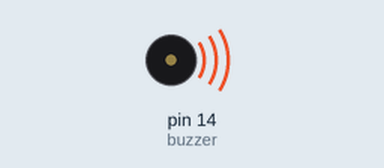
This sketch was run on a simulated Arduino Uno, built with avr-gcc and run on an emulated ATmega328P. Parts: buzzer (waves = sounding).

Above: at 0.5 s.
At 2.5 s:
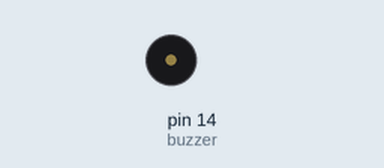
Timing chart, 0 to 5.2 s (numbered marks = the images above):
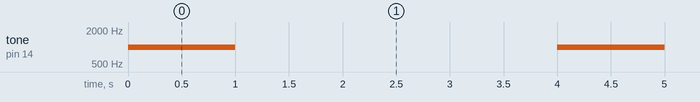

Measured:
- by itself, tone on pin 14 (buzzer): alternates 1000 Hz for 1.0 s and silent for 3.0 s

The sketch:

1-tone.ino
```cpp
const int buzzer = 14; //buzzer to arduino pin 9

void setup(){
  pinMode(buzzer, OUTPUT); // Set buzzer - pin 9 as an output
}

void loop(){
  tone(buzzer, 1000,1000); // Send 1KHz sound signal...
  delay(2000);        // ...for 1 sec
  noTone(buzzer);     // Stop sound...
  delay(2000);        // ...for 1sec
}
```
